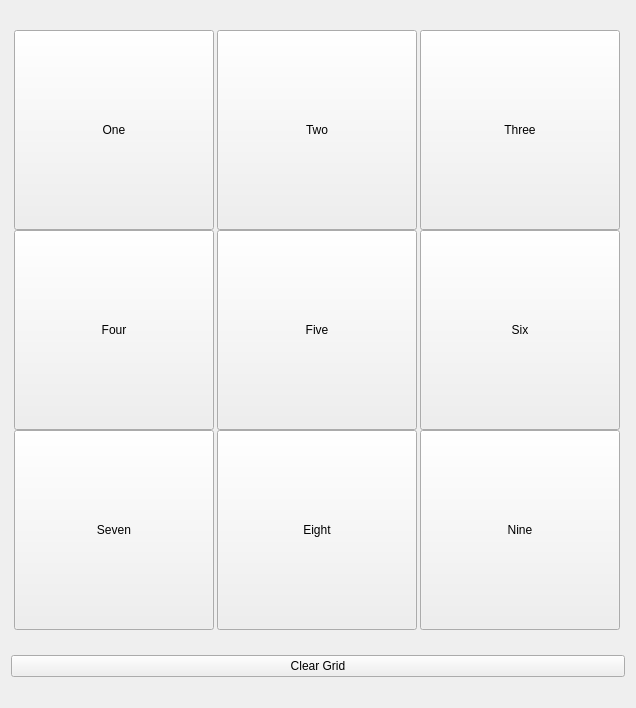
<?xml version="1.0" encoding="UTF-8"?>
<ui version="4.0">
 <class>Widget</class>
 <widget class="QWidget" name="Widget">
  <property name="geometry">
   <rect>
    <x>0</x>
    <y>0</y>
    <width>636</width>
    <height>708</height>
   </rect>
  </property>
  <property name="windowTitle">
   <string>Widget</string>
  </property>
  <layout class="QVBoxLayout" name="verticalLayout">
   <item>
    <layout class="QGridLayout" name="gridLayout">
     <property name="sizeConstraint">
      <enum>QLayout::SetFixedSize</enum>
     </property>
     <property name="spacing">
      <number>0</number>
     </property>
     <item row="0" column="0">
      <widget class="QPushButton" name="oneButton">
       <property name="sizePolicy">
        <sizepolicy hsizetype="Fixed" vsizetype="Fixed">
         <horstretch>0</horstretch>
         <verstretch>0</verstretch>
        </sizepolicy>
       </property>
       <property name="minimumSize">
        <size>
         <width>200</width>
         <height>200</height>
        </size>
       </property>
       <property name="text">
        <string>One</string>
       </property>
      </widget>
     </item>
     <item row="0" column="1">
      <widget class="QPushButton" name="twoButton">
       <property name="sizePolicy">
        <sizepolicy hsizetype="Fixed" vsizetype="Fixed">
         <horstretch>0</horstretch>
         <verstretch>0</verstretch>
        </sizepolicy>
       </property>
       <property name="minimumSize">
        <size>
         <width>200</width>
         <height>200</height>
        </size>
       </property>
       <property name="text">
        <string>Two</string>
       </property>
      </widget>
     </item>
     <item row="0" column="2">
      <widget class="QPushButton" name="threeButton">
       <property name="sizePolicy">
        <sizepolicy hsizetype="Fixed" vsizetype="Fixed">
         <horstretch>0</horstretch>
         <verstretch>0</verstretch>
        </sizepolicy>
       </property>
       <property name="minimumSize">
        <size>
         <width>200</width>
         <height>200</height>
        </size>
       </property>
       <property name="text">
        <string>Three</string>
       </property>
      </widget>
     </item>
     <item row="1" column="0">
      <widget class="QPushButton" name="fourButton">
       <property name="sizePolicy">
        <sizepolicy hsizetype="Fixed" vsizetype="Fixed">
         <horstretch>0</horstretch>
         <verstretch>0</verstretch>
        </sizepolicy>
       </property>
       <property name="minimumSize">
        <size>
         <width>200</width>
         <height>200</height>
        </size>
       </property>
       <property name="text">
        <string>Four</string>
       </property>
      </widget>
     </item>
     <item row="1" column="1">
      <widget class="QPushButton" name="fiveButton">
       <property name="minimumSize">
        <size>
         <width>200</width>
         <height>200</height>
        </size>
       </property>
       <property name="text">
        <string>Five</string>
       </property>
      </widget>
     </item>
     <item row="1" column="2">
      <widget class="QPushButton" name="sixButton">
       <property name="minimumSize">
        <size>
         <width>200</width>
         <height>200</height>
        </size>
       </property>
       <property name="text">
        <string>Six</string>
       </property>
      </widget>
     </item>
     <item row="2" column="0">
      <widget class="QPushButton" name="sevenButton">
       <property name="minimumSize">
        <size>
         <width>200</width>
         <height>200</height>
        </size>
       </property>
       <property name="text">
        <string>Seven</string>
       </property>
      </widget>
     </item>
     <item row="2" column="1">
      <widget class="QPushButton" name="eightButton">
       <property name="minimumSize">
        <size>
         <width>200</width>
         <height>200</height>
        </size>
       </property>
       <property name="text">
        <string>Eight</string>
       </property>
      </widget>
     </item>
     <item row="2" column="2">
      <widget class="QPushButton" name="nineButton">
       <property name="minimumSize">
        <size>
         <width>200</width>
         <height>200</height>
        </size>
       </property>
       <property name="text">
        <string>Nine</string>
       </property>
      </widget>
     </item>
    </layout>
   </item>
   <item>
    <widget class="QPushButton" name="clearButton">
     <property name="text">
      <string>Clear Grid</string>
     </property>
    </widget>
   </item>
  </layout>
 </widget>
 <resources/>
 <connections/>
</ui>
